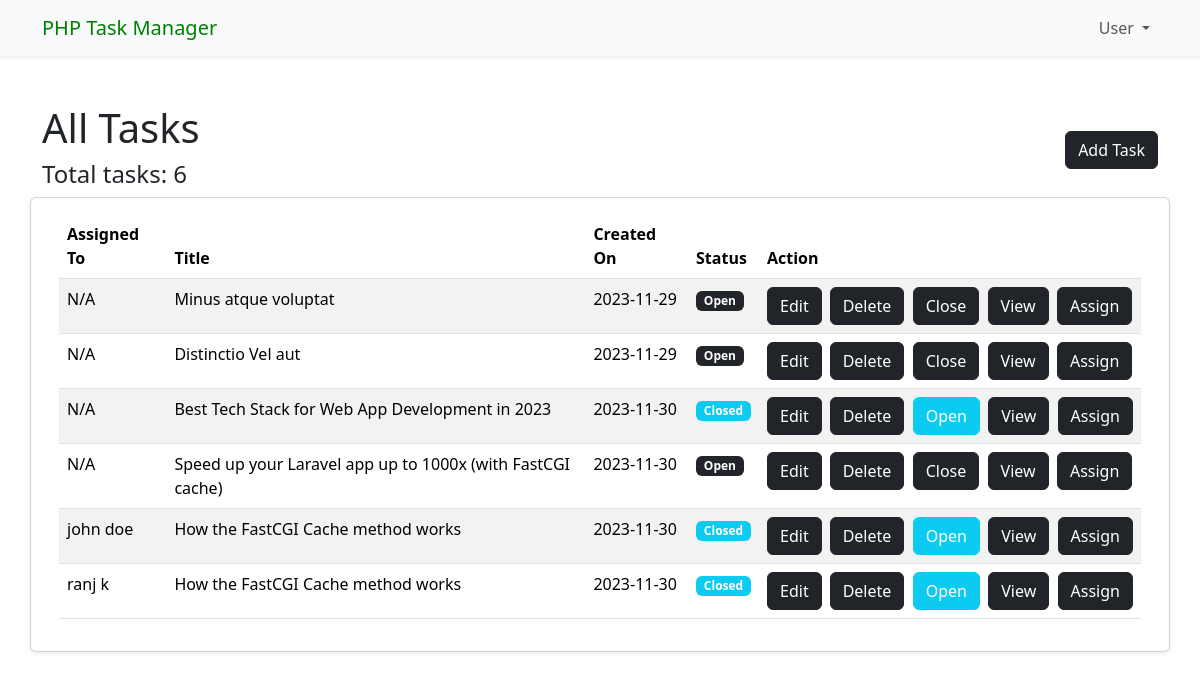
The page / on the database its author committed.
### tables this page shows
CREATE TABLE `tasks` (
  `id` bigint unsigned NOT NULL AUTO_INCREMENT,
  `title` varchar(255) NOT NULL,
  `description` text NOT NULL,
  `status` int NOT NULL DEFAULT '0',
  `user_assign_id` int NOT NULL DEFAULT '0',
  `created_at` timestamp NULL DEFAULT NULL,
  `updated_at` timestamp NULL DEFAULT NULL,
  PRIMARY KEY (`id`)
);

### Database.php (called while the page is built, shortened)
<?php
class Database
{
    private $host;
    private $username;
    private $password;
    private $database;
    private $connection;
    public function __construct($host, $username, $password, $database)
    {
        $this->host = $host;
        $this->username = $username;
        $this->password = $password;
        $this->database = $database;
    }
    private function connect()
    {
        $this->connection = new mysqli($this->host, $this->username, $this->password, $this->database);
    }
    public function query($sql)
    {
        $result = $this->connection->query($sql);
        return $result;
    }
    public function fetchAll($sql)
    {
        $result = $this->query($sql);
        $data = [];
        while ($row = $result->fetch_assoc()) {
            $data[] = $row;
        }
        return $data;
    }
}

### TaskController.php (called while the page is built, shortened)
<?php
require __DIR__ . '/repositories/TaskRepository.php';
class TaskController extends TaskRepository
{
    private $repository;
    public function __construct(TaskRepository $repository)
    {
        $this->repository = $repository;
    }
    public function index()
    {
        return $this->repository->getTask();
    }
}

### repositories/TaskRepository.php (called while the page is built, shortened)
<?php
require './Database.php';
class TaskRepository implements TaskInterface {
    private $db;
    public function __construct() {
        $this->db = new Database(
            $_ENV[ 'DB_HOST' ],
            $_ENV[ 'DB_USERNAME' ],
            $_ENV[ 'DB_PASSWORD' ],
            $_ENV[ 'DB_DATABASE' ]
        );
    }
    public function getTask() {
        $sql = "SELECT tasks.id,
                tasks.title,
                tasks.description,
                tasks.status,
                tasks.created_at,
                COALESCE(users.name, 'N/A') as user_name
                FROM tasks
                LEFT JOIN users
                ON tasks.user_assign_id = users.id";
        return $this->db->fetchAll( $sql );
    }
}

### index.php (the view, shortened to what this page needs)
<?php
require 'TaskController.php';
$taskRepository = new TaskRepository;
$task = new TaskController($taskRepository);
?>
<?php include 'views/navbar.php';?>
<body>
    <div class="container">
        <div class="row mt-5">
            <div class="d-flex justify-content-between align-items-center">
                <div>
                    <h1>All Tasks</h1>
                    <h4>Total tasks: <?php echo count($task->index()); ?> </h4>
                </div>
                <div>
                    <button class="btn btn-dark" type="button" data-bs-toggle="offcanvas"
                        data-bs-target="#offcanvasRight" aria-controls="offcanvasRight">Add Task</button>
                </div>
            </div>
            <div class="card shadow-sm">
                <div class="card-body">
                    <table class="table table-striped">
                        <thead>
                            <tr>
                                <th scope="col">Assigned To</th>
                                <th scope="col">Title</th>
                                <th scope="col">Created On</th>
                                <th scope="col">Status</th>
                                <th scope="col">Action</th>
                            </tr>
                        </thead>
                        <tbody>
                            <?php foreach ($task->index() as $task) {?>
                            <tr>
                                <td><?php echo $task['user_name']; ?></td>
                                <td><?php echo $task['title']; ?></td>
                                <td><?php echo date('Y-m-d', strtotime($task['created_at'])); ?></td>
                                <td><span
                                        class="badge <?php echo $task['status'] == 0 ?'text-bg-dark':'text-bg-info';?> text-white"><?php echo $task['status'] == 0 ? 'Open' : 'Closed'; ?></span>
                                </td>
                                <td>
                                    <div class="d-flex justify-content-start">
                                        <button class="btn btn-dark" type="button" data-bs-toggle="modal"
                                            data-bs-target="#staticBackdrop<?php echo $task['id']; ?>">Edit</button>
                                        <button class="btn btn-dark ms-2" data-bs-toggle="modal"
                                            data-bs-target="#exampleModal<?php echo $task['id']; ?>">Delete</button>&nbsp;&nbsp;
                                        <form method="POST" action="">
                                            <button type="submit" name="status"
                                                class="<?php echo $task['status'] == 0 ? 'btn btn-dark' : 'btn btn-info text-white' ?>">
                                                <?php echo $task['status'] == 0 ? 'Close' : 'Open'; ?>
                                            </button>
                                        </form>&nbsp;&nbsp;
                                        <button class="btn btn-dark" type="button" data-bs-toggle="modal"
                                            data-bs-target="#showTask<?php echo $task['id']; ?>">View</button>&nbsp;&nbsp;
                                            <button class="btn btn-dark" type="button" data-bs-toggle="modal"
                                            data-bs-target="#assignModal<?php echo $task['id']; ?>">Assign</button>
                                    </div>
                                </td>
                            </tr>
                            <?php }?>
                        </tbody>
                    </table>
                </div>
            </div>
        </div>
    </div>
    <link href="https://cdn.jsdelivr.net/npm/summernote@0.8.18/dist/summernote.min.css" rel="stylesheet">
</body>
</html>

### views/navbar.php (shortened to what this page needs)
<!doctype html>
<html lang="en">
<head>
    <link href="https://cdn.jsdelivr.net/npm/bootstrap@5.3.2/dist/css/bootstrap.min.css" rel="stylesheet"
>
</head>
<nav class="navbar navbar-expand-lg navbar-light bg-light shadow-sm">
    <div class="container">
        <a class="navbar-brand" href="#" style="color:green;">PHP Task Manager</a>
        <div class="collapse navbar-collapse justify-content-end" id="navbarNav">
            <ul class="navbar-nav">
                <li class="nav-item dropdown">
                    <a class="nav-link dropdown-toggle" href="#" id="navbarDropdown" role="button"
                        data-bs-toggle="dropdown" aria-haspopup="true" aria-expanded="false">
                        User
                    </a>
                </li>
            </ul>
        </div>
    </div>
</nav>

### rows shown on the page
tasks: user_name "N/A", title "Minus atque voluptat", created_at "2023-11-29", status "Open"
tasks: user_name "N/A", title "Distinctio Vel aut", created_at "2023-11-29", status "Open"
tasks: user_name "N/A", title "Best Tech Stack for Web App Development in 2023", created_at "2023-11-30", status "Closed"
tasks: user_name "N/A", title "Speed up your Laravel app up to 1000x (with FastCGI cache)", created_at "2023-11-30", status "Open"
tasks: user_name "john doe", title "How the FastCGI Cache method works", created_at "2023-11-30", status "Closed"
tasks: user_name "ranj k", title "How the FastCGI Cache method works", created_at "2023-11-30", status "Closed"

### other values the page prints
count($task->index()) "6"
